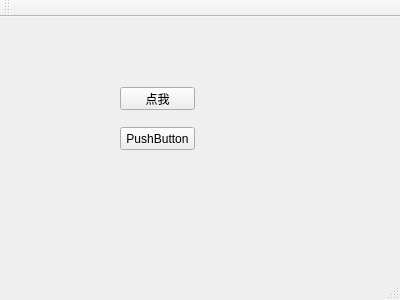
<?xml version="1.0" encoding="UTF-8"?>
<ui version="4.0">
 <class>MainWindow</class>
 <widget class="QMainWindow" name="MainWindow">
  <property name="geometry">
   <rect>
    <x>0</x>
    <y>0</y>
    <width>400</width>
    <height>300</height>
   </rect>
  </property>
  <property name="windowTitle">
   <string>MainWindow</string>
  </property>
  <widget class="QWidget" name="centralWidget">
   <widget class="MyButton" name="clickMe">
    <property name="geometry">
     <rect>
      <x>120</x>
      <y>70</y>
      <width>75</width>
      <height>23</height>
     </rect>
    </property>
    <property name="text">
     <string>点我</string>
    </property>
   </widget>
   <widget class="QPushButton" name="pushButton">
    <property name="geometry">
     <rect>
      <x>120</x>
      <y>110</y>
      <width>75</width>
      <height>23</height>
     </rect>
    </property>
    <property name="text">
     <string>PushButton</string>
    </property>
   </widget>
  </widget>
  <widget class="QMenuBar" name="menuBar">
   <property name="geometry">
    <rect>
     <x>0</x>
     <y>0</y>
     <width>400</width>
     <height>23</height>
    </rect>
   </property>
  </widget>
  <widget class="QToolBar" name="mainToolBar">
   <attribute name="toolBarArea">
    <enum>TopToolBarArea</enum>
   </attribute>
   <attribute name="toolBarBreak">
    <bool>false</bool>
   </attribute>
  </widget>
  <widget class="QStatusBar" name="statusBar"/>
 </widget>
 <layoutdefault spacing="6" margin="11"/>
 <customwidgets>
  <customwidget>
   <class>MyButton</class>
   <extends>QPushButton</extends>
   <header>mybutton.h</header>
  </customwidget>
 </customwidgets>
 <resources/>
 <connections/>
</ui>
